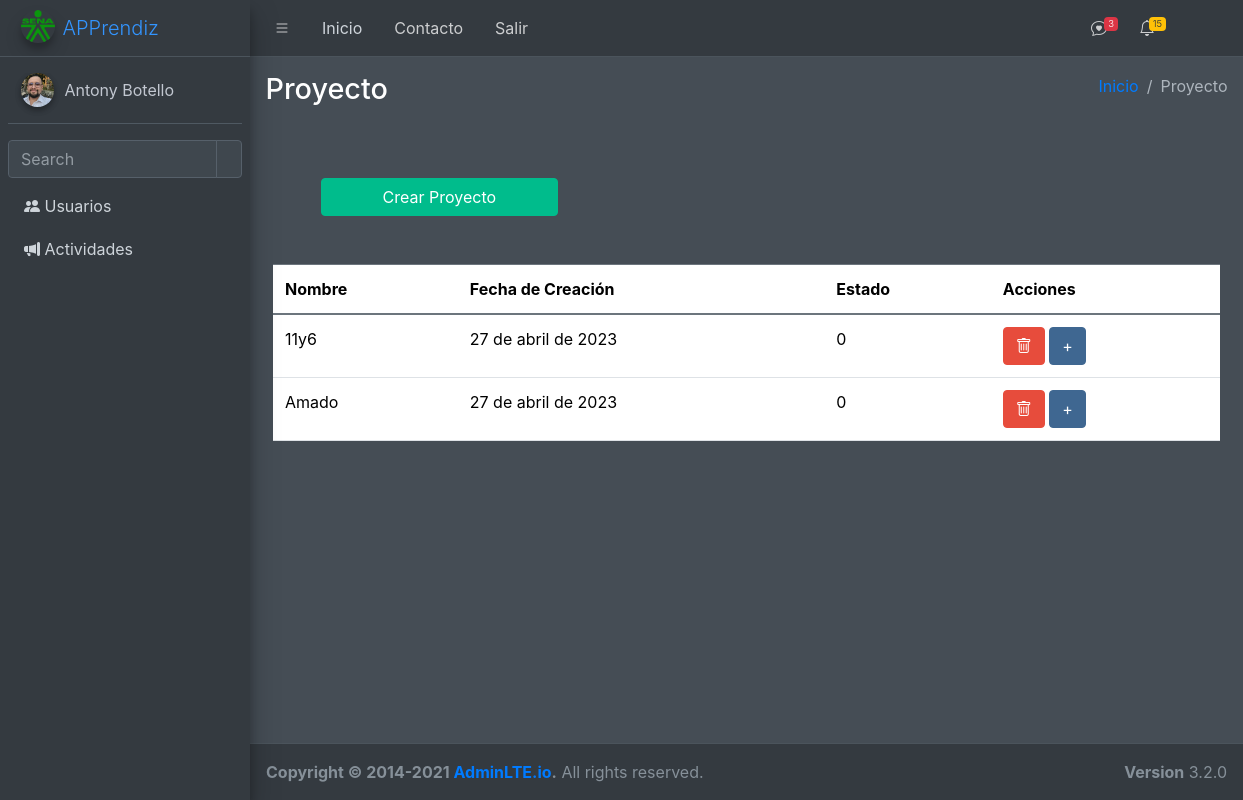
The app's page /usuarios/proyecto/ (signed in) with its own data.
### usuarios/models.py (models this page shows)
class Proyecto(models.Model):
    nombre= models.CharField(max_length=45,verbose_name="Nombre del Grupo")
    class Estado(models.TextChoices):
        ACTIVO='1',_("Activo")
        INACTIVO='0',_("Inactivo")
    estado=models.CharField(max_length=1,choices=Estado.choices,default=Estado.ACTIVO,verbose_name="Estado")
    fecha_creacion = models.DateField(auto_now=True, verbose_name="Fecha de Creación")

### usuarios/views.py (the view)
# urls.py: path('proyecto/', proyecto_listar, name="proyectos" ),
@login_required
def proyecto_listar(request):
    titulo="Proyecto"
    modulo="Usuarios"
    proyectos= Proyecto.objects.all()
    context={
        "titulo":titulo,
        "modulo":modulo,
        "proyectos":proyectos
    }
    return render(request,"usuarios/proyectos/listar.html", context)

### base/templates/usuarios/proyectos/listar.html
{% extends 'partials/body.html' %}
{% load crispy_forms_tags %}
{% block contenido %}
<div class="container-fluid m-5">
<a href="{% url 'proyectos-crear' %}" class="btn btn-success w-25">Crear {{titulo}}</a>
</div>
<div class="container-fluid mb-5">
<table id="lista-tabla" class="table table-hover">
    <thead>
        <tr>
            <th>Nombre</th>
            <th>Fecha de Creación</th>
            <th>Estado</th>
            <th>Acciones</th>
        </tr>
    </thead>
    <tbody>
        {% for proyecto in proyectos %}
        <tr>
            <td>{{proyecto.nombre}} </td>
            <td>{{proyecto.fecha_creacion}} </td>
            <td>{{proyecto.estado}}</td>
            <td>
                <button type="button" data-ident="{{proyecto.id}}" class="btnEliminar btn btn-danger"
                    data-bs-toggle="modal" data-bs-target="#modalConf">
                    <i class="bi bi-trash"></i>
                </button>
                <a class="btn btn-primary" href="{% url 'proyectos-crear' proyecto.id %}">+</a>
            </td>
        </tr>
        {% endfor %}
    </tbody>
</table>
</div>
{% endblock contenido %}

### records on screen
Proyecto: nombre "11y6", fecha_creacion "27 de abril de 2023", estado "0"
Proyecto: nombre "Amado", fecha_creacion "27 de abril de 2023", estado "0"

### other values on screen
{{ titulo }} "Proyecto"
